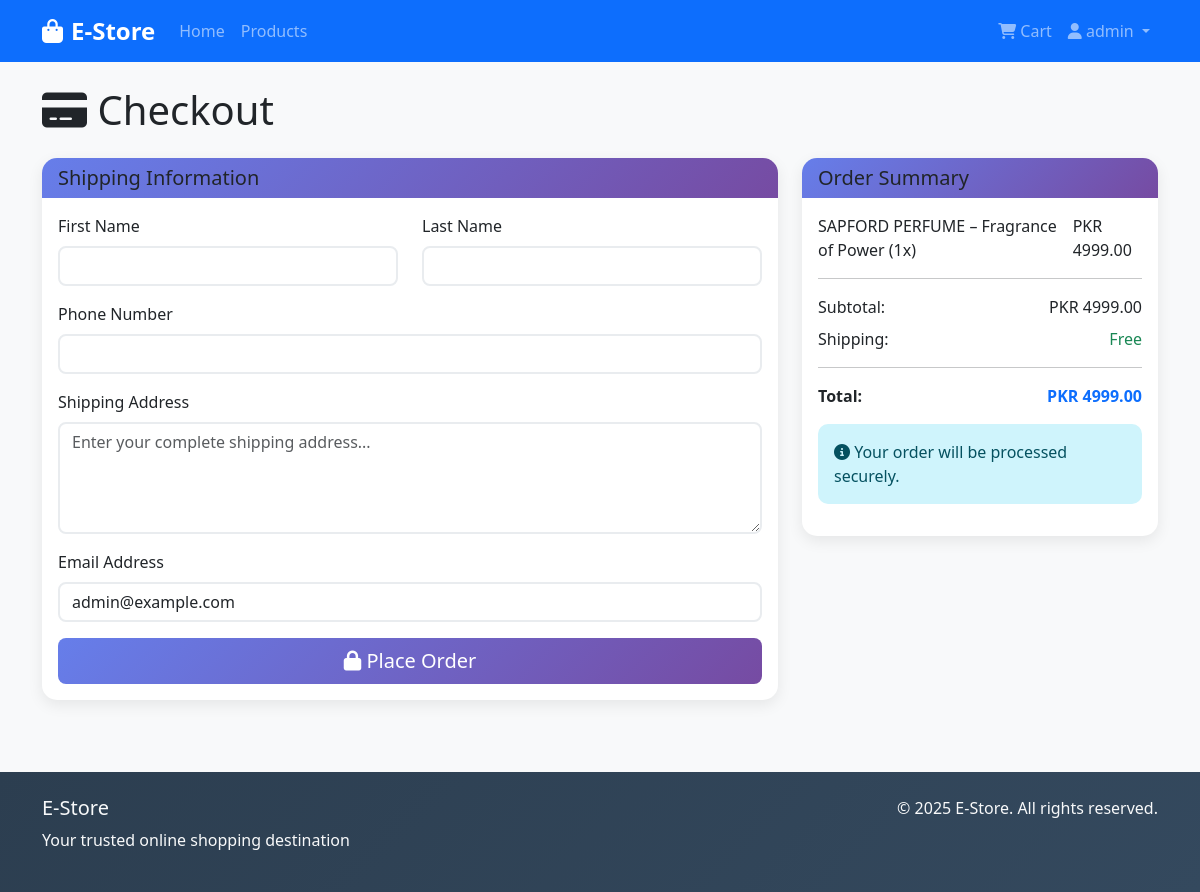
Screenshot of /checkout/ (signed in) with the database file from the repository.
### store/models.py (models this page shows, shortened)
class CartItem(models.Model):
    cart = models.ForeignKey(Cart, on_delete=models.CASCADE, related_name='items')
    product = models.ForeignKey(Product, on_delete=models.CASCADE)
    quantity = models.IntegerField(default=1, validators=[MinValueValidator(1)])
    created_at = models.DateTimeField(auto_now_add=True)
    @property
    def total_price(self):
        return self.product.price * self.quantity

class Product(models.Model):
    name = models.CharField(max_length=200)
    description = models.TextField()
    price = models.DecimalField(max_digits=10, decimal_places=2)
    image = models.ImageField(upload_to='products/', blank=True, null=True)
    stock = models.IntegerField(default=0, validators=[MinValueValidator(0)])
    created_at = models.DateTimeField(auto_now_add=True)
    updated_at = models.DateTimeField(auto_now=True)

### store/views.py (the view, shortened to what this page needs)
# urls.py: path('checkout/', views.checkout, name='checkout'),
@login_required
def checkout(request):
    cart = get_or_create_cart(request)
    cart_items = cart.items.all()
    if not cart_items:
        messages.error(request, 'Your cart is empty.')
        return redirect('product_list')
    total = sum(item.total_price for item in cart_items)
    return render(request, 'store/checkout.html', {
        'cart_items': cart_items,
        'total': total
    })

### store/views.py (called while the page is built)
def get_or_create_cart(request):
    if request.user.is_authenticated:
        cart, created = Cart.objects.get_or_create(user=request.user)
    else:
        session_key = request.session.session_key
        if not session_key:
            request.session.create()
            session_key = request.session.session_key
        cart, created = Cart.objects.get_or_create(session_key=session_key, user=None)
    return cart

### store/templates/store/checkout.html (shortened to what this page needs)
{% extends 'base.html' %}
{% load static %}
{% block content %}
<div class="container">
    <h1 class="mb-4">
        <i class="fas fa-credit-card"></i> Checkout
    </h1>
    <div class="row">
        <div class="col-lg-8">
            <div class="card">
                <div class="card-header">
                    <h5 class="mb-0">Shipping Information</h5>
                </div>
                <div class="card-body">
                    <form method="POST">
                        <div class="row">
                            <div class="col-md-6 mb-3">
                                <label for="first_name" class="form-label">First Name</label>
                                <input type="text" name="first_name" id="first_name" class="form-control" value="{{ user.first_name }}" required>
                            </div>
                            <div class="col-md-6 mb-3">
                                <label for="last_name" class="form-label">Last Name</label>
                                <input type="text" name="last_name" id="last_name" class="form-control" value="{{ user.last_name }}" required>
                            </div>
                        </div>
                        <div class="mb-3">
                            <label for="phone_number" class="form-label">Phone Number</label>
                            <input type="tel" name="phone_number" id="phone_number" class="form-control" required>
                        </div>
                        <div class="mb-3">
                            <label for="shipping_address" class="form-label">Shipping Address</label>
                            <textarea name="shipping_address" id="shipping_address" class="form-control" rows="4" placeholder="Enter your complete shipping address..." required></textarea>
                        </div>
                        <div class="mb-3">
                            <label for="email" class="form-label">Email Address</label>
                            <input type="email" name="email" id="email" class="form-control" value="{{ user.email }}" required>
                        </div>
                        <div class="d-grid">
                            <button type="submit" class="btn btn-primary btn-lg">
                                <i class="fas fa-lock"></i> Place Order
                            </button>
                        </div>
                    </form>
                </div>
            </div>
        </div>
        <div class="col-lg-4">
            <div class="card">
                <div class="card-header">
                    <h5 class="mb-0">Order Summary</h5>
                </div>
                <div class="card-body">
                    {% for item in cart_items %}
                    <div class="d-flex justify-content-between mb-2">
                        <span>{{ item.product.name }} ({{ item.quantity }}x)</span>
                        <span>PKR {{ item.total_price }}</span>
                    </div>
                    {% endfor %}
                    <hr>
                    <div class="d-flex justify-content-between mb-2">
                        <span>Subtotal:</span>
                        <span>PKR {{ total }}</span>
                    </div>
                    <div class="d-flex justify-content-between mb-2">
                        <span>Shipping:</span>
                        <span class="text-success">Free</span>
                    </div>
                    <hr>
                    <div class="d-flex justify-content-between mb-3">
                        <strong>Total:</strong>
                        <strong class="text-primary">PKR {{ total }}</strong>
                    </div>
                    <div class="alert alert-info">
                        <i class="fas fa-info-circle"></i> Your order will be processed securely.
                    </div>
                </div>
            </div>
        </div>
    </div>
</div>
{% endblock %}

### store/templates/base.html (shortened to what this page needs)
{% load static %}
<!DOCTYPE html>
<html lang="en">
<head>
    <link href="https://cdn.jsdelivr.net/npm/bootstrap@5.3.0/dist/css/bootstrap.min.css" rel="stylesheet">
    <link rel="stylesheet" href="https://cdnjs.cloudflare.com/ajax/libs/font-awesome/6.4.0/css/all.min.css">
    <link rel="stylesheet" href="{% static 'css/style.css' %}">
</head>
<body>
    <nav class="navbar navbar-expand-lg navbar-dark bg-primary">
        <div class="container">
            <a class="navbar-brand fw-bold" href="{% url 'home' %}">
                <i class="fas fa-shopping-bag me-2"></i>E-Store
            </a>
            <div class="collapse navbar-collapse" id="navbarNav">
                <ul class="navbar-nav me-auto">
                    <li class="nav-item">
                        <a class="nav-link" href="{% url 'home' %}">Home</a>
                    </li>
                    <li class="nav-item">
                        <a class="nav-link" href="{% url 'product_list' %}">Products</a>
                    </li>
                </ul>
                <ul class="navbar-nav">
                    <li class="nav-item">
                        <a class="nav-link" href="{% url 'view_cart' %}">
                            <i class="fas fa-shopping-cart"></i> Cart
                        </a>
                    </li>
                    {% if user.is_authenticated %}
                        <li class="nav-item dropdown">
                            <a class="nav-link dropdown-toggle" href="#" role="button" data-bs-toggle="dropdown">
                                <i class="fas fa-user"></i> {{ user.username }}
                            </a>
                        </li>
                    {% endif %}
                </ul>
            </div>
        </div>
    </nav>
    <main class="py-4">
        {% block content %}
        {% endblock %}
    </main>
    <footer class="bg-dark text-light py-4 mt-5">
        <div class="container">
            <div class="row">
                <div class="col-md-6">
                    <h5>E-Store</h5>
                    <p>Your trusted online shopping destination</p>
                </div>
                <div class="col-md-6 text-md-end">
                    <p>&copy; 2025 E-Store. All rights reserved.</p>
                </div>
            </div>
        </div>
    </footer>
</body>
</html>

### store/static/css/style.css (style rules this page uses)
body { background-color: #f8f9fa; font-family: 'Segoe UI', Tahoma, Geneva, Verdana, sans-serif; }
.navbar-brand { font-weight: 700; font-size: 1.5rem; }
.navbar-nav .nav-link { font-weight: 500; transition: color 0.3s ease; }
.btn { border-radius: 8px; font-weight: 500; transition: all 0.3s ease; }
.btn-primary { background: linear-gradient(135deg, #667eea 0%, #764ba2 100%); border: none; }
.card { border: none; border-radius: 15px; box-shadow: 0 5px 15px rgba(0, 0, 0, 0.08); transition: box-shadow 0.3s ease; }
.card-header { background: linear-gradient(135deg, #667eea 0%, #764ba2 100%); border: none; border-radius: 15px 15px 0 0 !important; }
.form-control { border-radius: 8px; border: 2px solid #e9ecef; transition: border-color 0.3s ease, box-shadow 0.3s ease; }
.alert { border: none; border-radius: 10px; font-weight: 500; }
footer { background: linear-gradient(135deg, #2c3e50 0%, #34495e 100%); color: #fff; }

### rows the page displays
CartItem: product.name "SAPFORD PERFUME – Fragrance of Power", quantity "1", total_price "4999.00"

### other values shown
{{ user.username }} "admin"
{{ total }} "4999.00"
